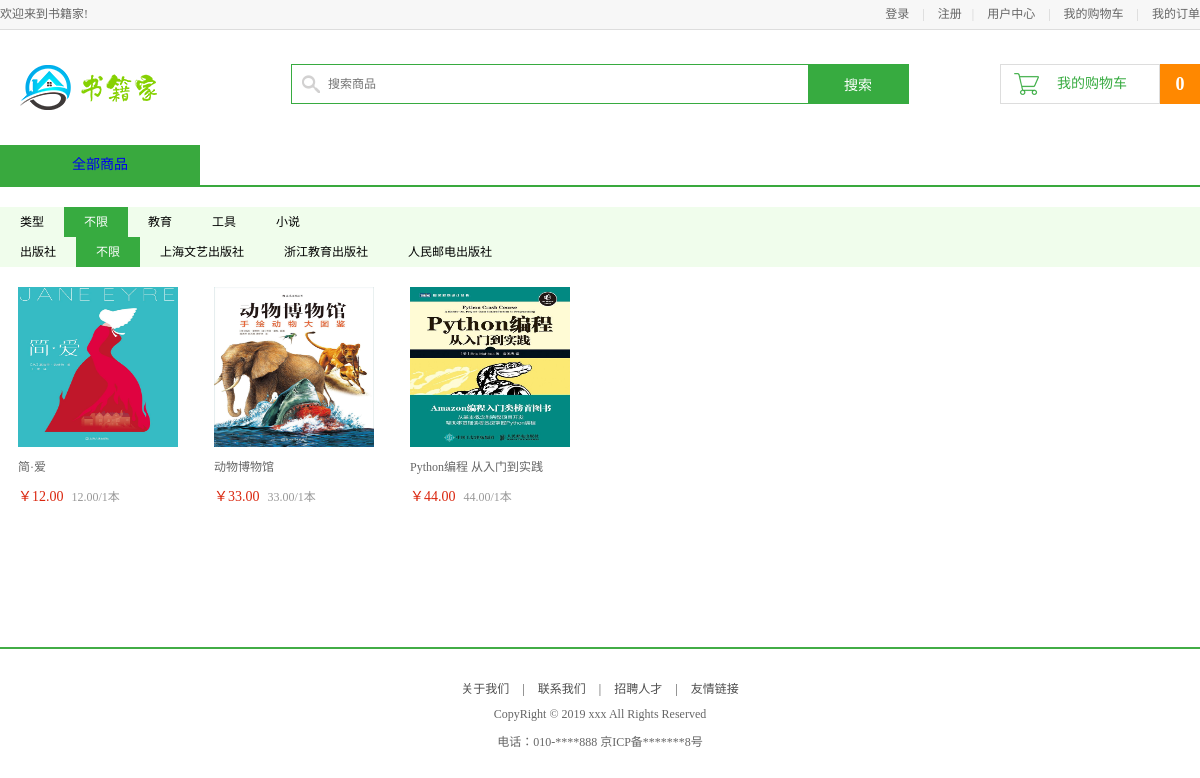
The page /Shop on the database its author committed.
### app/models.py (models this page shows, shortened)
class Goods(models.Model):
    status_choices = (
        (0, '下线'),
        (1, '上线'),
    )
    name = models.CharField(max_length=20, verbose_name='书籍名称')
    desc = models.CharField(max_length=256, verbose_name='书籍简介')
    price = models.DecimalField(max_digits=10, decimal_places=2, verbose_name='书籍价格')
    unite = models.CharField(max_length=20, verbose_name='商品单位')
    image = models.ImageField(upload_to='goods', verbose_name='书籍主图')
    book_type = models.CharField(max_length=64, verbose_name='书籍类型')
    publishing_house = models.CharField(max_length=64, verbose_name='出版社')
    stock = models.IntegerField(default=1, verbose_name='商品库存')
    sales = models.IntegerField(default=0, verbose_name='商品销量')
    status = models.SmallIntegerField(default=1, choices=status_choices, verbose_name='商品状态')
    detail = UEditorField(width=600, height=300, toolbars="full", imagePath="images/",
                          filePath="files/", upload_settings={"imageMaxSize": 1204000}, settings={},
                          verbose_name='商品详情')
    add_datetime = models.DateTimeField(verbose_name='添加时间', default=timezone.now)
    class Meta:
        db_table = 'goods'
        verbose_name = '商品信息'
        verbose_name_plural = verbose_name

### app/views.py (the view)
# urls.py: path('Shop', views.shop, name='shop'),  # 商城
def shop(request):
    goods_obj = models.Goods.objects.filter(status=1)
    temp_dict = {
        'book_type': list(set([i[0] for i in goods_obj.values_list('book_type')])),
        'publishing_house': list(set([i[0] for i in goods_obj.values_list('publishing_house')])),
    }
    filter_dict = {}
    current_page = request.GET.get('page', 1)
    search = request.GET.get('search')
    book_type = request.GET.get('book_type')
    publishing_house = request.GET.get('publishing_house')
    if search:
        goods_obj = goods_obj.filter(name__icontains=search)
        filter_dict['search'] = search
    if book_type:
        goods_obj = goods_obj.filter(book_type=book_type)
        filter_dict['book_type'] = book_type
    if publishing_house:
        goods_obj = goods_obj.filter(publishing_house=publishing_house)
        filter_dict['publishing_house'] = publishing_house
    if current_page == 'all':
        paginator = CustomPaginator(1, 10, goods_obj, goods_obj.count())
    else:
        paginator = CustomPaginator(current_page, 10, goods_obj, 60)
    try:
        data_list = paginator.page(current_page)  # 分页
    except PageNotAnInteger:
        data_list = paginator.page(1)
    except EmptyPage:
        data_list = paginator.page(paginator.num_pages)
    context = {
        'goods_obj': data_list,
        'filter_dict': filter_dict,
    }
    context.update(temp_dict)
    return render(request, 'app/shop_list.html', context)

### app/templatetags/tags.py (called while the page is built)
@register.simple_tag
def filter_handel(filter_data, t):
    ss = ''
    for k, v in filter_data.items():
        if k != t:
            ss += '&%s=%s' % (k, v)
    return ss

### templates/app/shop_list.html (shortened to what this page needs)
{% extends 'app/base_site.html' %}
{% load tags %}
{% block contenr %}
    <div style="height: 20px"></div>
    <div class="main_wrap clearfix">
        <div class="r_wrap fr clearfix">
            <div class="sort_bar">
                <a>类型</a>
                <a {% if not request.GET.book_type %}
                    class="active" {% endif %}href="?book_type{% filter_handel filter_dict 'book_type' %}">不限</a>
                {% for v in book_type %}
                    <a href="?book_type={{ v }}{% filter_handel filter_dict 'book_type' %}"
                            {% if request.GET.book_type == v %} class="active" {% endif %} >{{ v }}</a>
                {% endfor %}
            </div>
            <div class="sort_bar">
                <a>出版社</a>
                <a {% if not request.GET.publishing_house %}
                    class="active" {% endif %}href="?publishing_house{% filter_handel filter_dict 'publishing_house' %}">不限</a>
                {% for v in publishing_house %}
                    <a href="?publishing_house={{ v }}{% filter_handel filter_dict 'publishing_house' %}"
                            {% if request.GET.publishing_house == v %} class="active" {% endif %} >{{ v }}</a>
                {% endfor %}
            </div>
            <ul class="goods_type_list clearfix">
                {% for good in goods_obj %}
                    <li>
                        <a href="{% url 'home:detail' good.id %}"><img src="/media/{{ good.image }}"></a>
                        <h4><a href="{% url 'home:detail' good.id %}">{{ good.name }}</a></h4>
                        <div class="operate">
                            <span class="prize">￥{{ good.price }}</span>
                            <span class="unit">{{ good.price }}/{{ good.unite }}</span>
                        </div>
                    </li>
                {% endfor %}
            </ul>
            <div class="pagenation">
            </div>
        </div>
    </div>
{% endblock contenr %}

### static/css/main.css (style rules this page uses)
body { font-family:'Microsoft Yahei';font-size:12px;color:#666; }
html,body { height:100% }
.main_wrap { width:1200px;margin:0 auto; }
.r_wrap { width:1200px; }
.sort_bar { height:30px;background-color:#f0fdec }
.sort_bar a { display:block;height:30px;line-height:30px;padding:0 20px;float:left;color:#000 }
.sort_bar .active { background-color:#37ab40;color:#fff; }
.goods_type_list { margin:10px auto 0; }
.goods_type_list li { width:196px; float:left; margin-bottom:10px }
.goods_type_list li img { width:160px;height:160px;display:block;margin:10px auto; }
.goods_type_list li h4 { width:160px;margin:0 auto; }
.goods_type_list li h4 a { font-weight:normal;color:#666;display:block;width:160px;overflow:hidden;white-space:nowrap;text-overflow:ellipsis; }
.operate { width:160px;margin:10px auto;position:relative; }
.goods_type_list .operate .prize { color:#da260e; font-size:14px; }
.goods_type_list .operate .unit { color:#999;padding-left:5px; }
.pagenation { height:32px;text-align:center;font-size:0;margin:30px auto; }

### rows shown on the page
Goods: image (picture), name "简·爱", price "12.00", unite "1本"
Goods: image (picture), name "动物博物馆", price "33.00", unite "1本"
Goods: image (picture), name "Python编程 从入门到实践", price "44.00", unite "1本"

### other values the page prints
{{ v }} "教育" "工具" "小说"
{{ v }} "上海文艺出版社" "浙江教育出版社" "人民邮电出版社"
